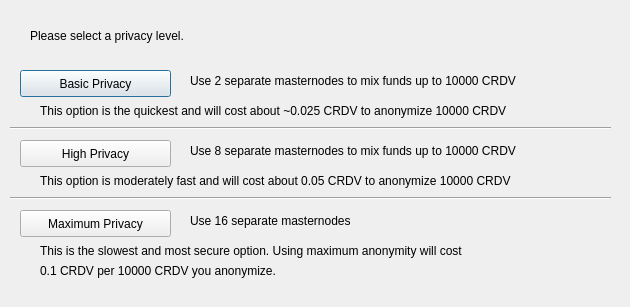
<?xml version="1.0" encoding="UTF-8"?>
<ui version="4.0">
 <class>ObfuscationConfig</class>
 <widget class="QDialog" name="ObfuscationConfig">
  <property name="geometry">
   <rect>
    <x>0</x>
    <y>0</y>
    <width>630</width>
    <height>307</height>
   </rect>
  </property>
  <property name="windowTitle">
   <string>Configure Obfuscation</string>
  </property>
  <widget class="QPushButton" name="buttonBasic">
   <property name="geometry">
    <rect>
     <x>20</x>
     <y>70</y>
     <width>151</width>
     <height>27</height>
    </rect>
   </property>
   <property name="text">
    <string>Basic Privacy</string>
   </property>
  </widget>
  <widget class="QPushButton" name="buttonHigh">
   <property name="geometry">
    <rect>
     <x>20</x>
     <y>140</y>
     <width>151</width>
     <height>27</height>
    </rect>
   </property>
   <property name="text">
    <string>High Privacy</string>
   </property>
  </widget>
  <widget class="QPushButton" name="buttonMax">
   <property name="geometry">
    <rect>
     <x>20</x>
     <y>210</y>
     <width>151</width>
     <height>27</height>
    </rect>
   </property>
   <property name="text">
    <string>Maximum Privacy</string>
   </property>
  </widget>
  <widget class="QLabel" name="label">
   <property name="geometry">
    <rect>
     <x>30</x>
     <y>20</y>
     <width>571</width>
     <height>31</height>
    </rect>
   </property>
   <property name="text">
    <string>Please select a privacy level.</string>
   </property>
  </widget>
  <widget class="QLabel" name="label_2">
   <property name="geometry">
    <rect>
     <x>190</x>
     <y>70</y>
     <width>421</width>
     <height>21</height>
    </rect>
   </property>
   <property name="text">
    <string>Use 2 separate masternodes to mix funds up to 10000 CRDV</string>
   </property>
  </widget>
  <widget class="QLabel" name="label_3">
   <property name="geometry">
    <rect>
     <x>190</x>
     <y>140</y>
     <width>411</width>
     <height>21</height>
    </rect>
   </property>
   <property name="text">
    <string>Use 8 separate masternodes to mix funds up to 10000 CRDV</string>
   </property>
  </widget>
  <widget class="QLabel" name="label_4">
   <property name="geometry">
    <rect>
     <x>190</x>
     <y>210</y>
     <width>421</width>
     <height>21</height>
    </rect>
   </property>
   <property name="text">
    <string>Use 16 separate masternodes</string>
   </property>
  </widget>
  <widget class="QLabel" name="label_6">
   <property name="geometry">
    <rect>
     <x>40</x>
     <y>100</y>
     <width>561</width>
     <height>21</height>
    </rect>
   </property>
   <property name="text">
    <string>This option is the quickest and will cost about ~0.025 CRDV to anonymize 10000 CRDV</string>
   </property>
  </widget>
  <widget class="QLabel" name="label_7">
   <property name="geometry">
    <rect>
     <x>40</x>
     <y>170</y>
     <width>561</width>
     <height>21</height>
    </rect>
   </property>
   <property name="text">
    <string>This option is moderately fast and will cost about 0.05 CRDV to anonymize 10000 CRDV</string>
   </property>
  </widget>
  <widget class="QLabel" name="label_8">
   <property name="geometry">
    <rect>
     <x>40</x>
     <y>240</y>
     <width>561</width>
     <height>21</height>
    </rect>
   </property>
   <property name="text">
    <string>This is the slowest and most secure option. Using maximum anonymity will cost</string>
   </property>
  </widget>
  <widget class="QLabel" name="label_9">
   <property name="geometry">
    <rect>
     <x>40</x>
     <y>260</y>
     <width>561</width>
     <height>21</height>
    </rect>
   </property>
   <property name="text">
    <string>0.1 CRDV per 10000 CRDV you anonymize.</string>
   </property>
  </widget>
  <widget class="Line" name="line">
   <property name="geometry">
    <rect>
     <x>10</x>
     <y>120</y>
     <width>601</width>
     <height>16</height>
    </rect>
   </property>
   <property name="orientation">
    <enum>Qt::Horizontal</enum>
   </property>
  </widget>
  <widget class="Line" name="line_2">
   <property name="geometry">
    <rect>
     <x>10</x>
     <y>190</y>
     <width>601</width>
     <height>16</height>
    </rect>
   </property>
   <property name="orientation">
    <enum>Qt::Horizontal</enum>
   </property>
  </widget>
 </widget>
 <resources/>
 <connections/>
</ui>
